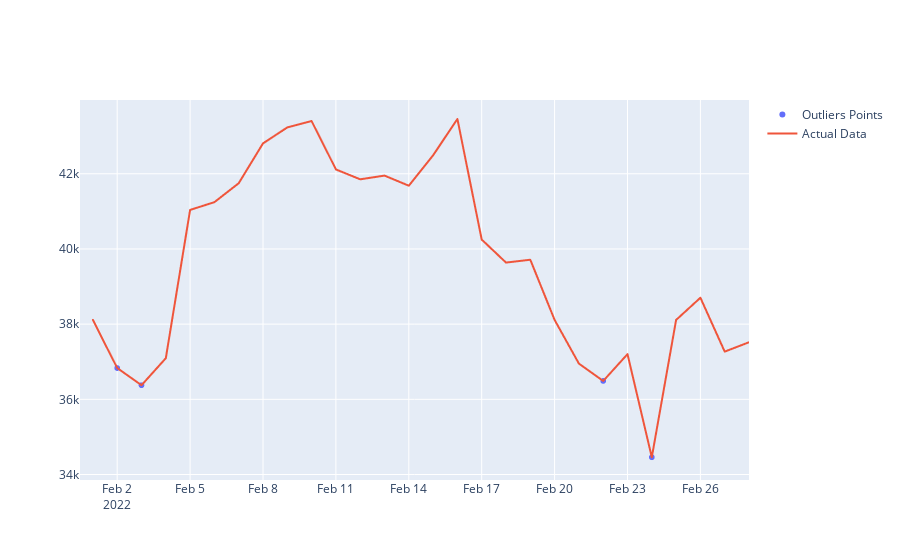

The notebook cell this image was saved under:
### Code cell
# Outlier plot

# Plot min anomalies
series = df['Low']
outlier_df = df[pp]['Low']
#plot_anomaly_data22(series, outlier_min)

fig = go.Figure()
    # Add outlier_df trace
fig.add_trace(go.Scattergl(x = outlier_df.index, y = outlier_df,
                    mode='markers',
                    name='Outliers Points'))
    
    #Add df trace
fig.add_trace(go.Scattergl(x = series.index, y = series, mode = 'lines',
                    name='Actual Data'))

### Figure 1 — Plotly figure (JSON) as saved in the notebook; plotly's stock layout.template omitted (floating-point values rounded to 4 significant figures)
{"data": [{"mode": "markers", "name": "Outliers Points", "type": "scattergl", "x": ["2022-02-02T00:00:00", "2022-02-03T00:00:00", "2022-02-22T00:00:00", "2022-02-24T00:00:00"], "y": [36830.0, 36380.0, 36490.0, 34460.0]}, {"mode": "lines", "name": "Actual Data", "type": "scattergl", "x": ["2022-02-01T00:00:00", "2022-02-02T00:00:00", "2022-02-03T00:00:00", "2022-02-04T00:00:00", "2022-02-05T00:00:00", "2022-02-06T00:00:00", "2022-02-07T00:00:00", "2022-02-08T00:00:00", "2022-02-09T00:00:00", "2022-02-10T00:00:00", "2022-02-11T00:00:00", "2022-02-12T00:00:00", "2022-02-13T00:00:00", "2022-02-14T00:00:00", "2022-02-15T00:00:00", "2022-02-16T00:00:00", "2022-02-17T00:00:00", "2022-02-18T00:00:00", "2022-02-19T00:00:00", "2022-02-20T00:00:00", "2022-02-21T00:00:00", "2022-02-22T00:00:00", "2022-02-23T00:00:00", "2022-02-24T00:00:00", "2022-02-25T00:00:00", "2022-02-26T00:00:00", "2022-02-27T00:00:00", "2022-02-28T00:00:00"], "y": [38110.0, 36830.0, 36380.0, 37090.0, 41040.0, 41240.0, 41750.0, 42810.0, 43230.0, 43400.0, 42110.0, 41850.0, 41950.0, 41680.0, 42490.0, 43460.0, 40250.0, 39640.0, 39710.0, 38110.0, 36950.0, 36490.0, 37200.0, 34460.0, 38110.0, 38700.0, 37270.0, 37520.0]}], "layout": {}}
